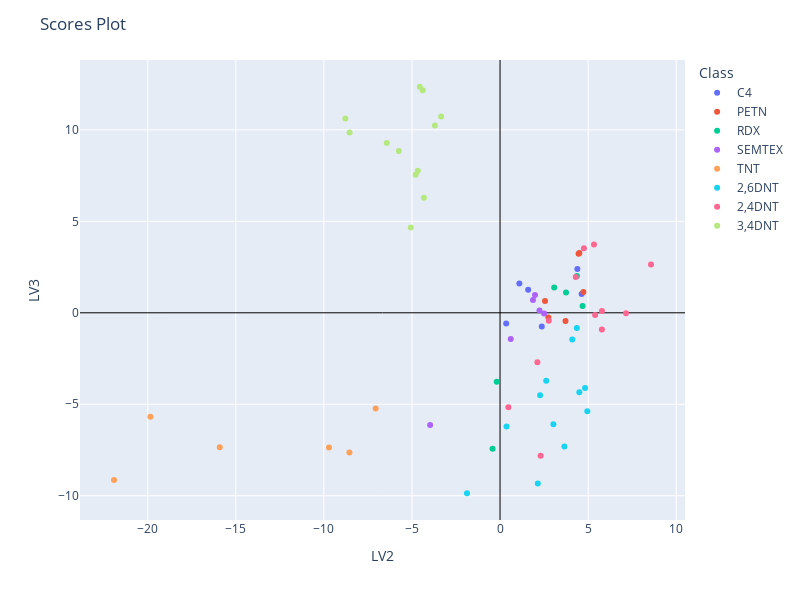

Notebook code for this chart:
### Code cell
import plotly.express as px
fig = px.scatter(scores, x="LV2", y="LV3", color="Class", hover_data=['Class'])
fig.update_xaxes(zeroline=True, zerolinewidth=1, zerolinecolor='Black')
fig.update_yaxes(zeroline=True, zerolinewidth=1, zerolinecolor='Black')
fig.update_layout(
    height=600,
    width=800,
    title_text='Scores Plot')
fig.show()

### Figure 1 — Plotly figure (JSON) as saved in the notebook; plotly's stock layout.template omitted (floating-point values rounded to 4 significant figures)
{"data": [{"customdata": [["C4"], ["C4"], ["C4"], ["C4"], ["C4"], ["C4"]], "hovertemplate": "Class=%{customdata[0]}<br>LV2=%{x}<br>LV3=%{y}<extra></extra>", "legendgroup": "C4", "marker": {"color": "#636efa", "symbol": "circle"}, "mode": "markers", "name": "C4", "orientation": "v", "showlegend": true, "type": "scatter", "x": [4.39, 1.097, 4.632, 0.3478, 2.369, 1.597], "xaxis": "x", "y": [2.397, 1.596, 1.034, -0.5873, -0.747, 1.255], "yaxis": "y"}, {"customdata": [["PETN"], ["PETN"], ["PETN"], ["PETN"], ["PETN"], ["PETN"]], "hovertemplate": "Class=%{customdata[0]}<br>LV2=%{x}<br>LV3=%{y}<extra></extra>", "legendgroup": "PETN", "marker": {"color": "#EF553B", "symbol": "circle"}, "mode": "markers", "name": "PETN", "orientation": "v", "showlegend": true, "type": "scatter", "x": [4.502, 4.732, 2.743, 4.459, 2.554, 3.715], "xaxis": "x", "y": [3.269, 1.139, -0.2509, 3.224, 0.6499, -0.4514], "yaxis": "y"}, {"customdata": [["RDX"], ["RDX"], ["RDX"], ["RDX"], ["RDX"], ["RDX"]], "hovertemplate": "Class=%{customdata[0]}<br>LV2=%{x}<br>LV3=%{y}<extra></extra>", "legendgroup": "RDX", "marker": {"color": "#00cc96", "symbol": "circle"}, "mode": "markers", "name": "RDX", "orientation": "v", "showlegend": true, "type": "scatter", "x": [-0.1887, -0.4256, 3.075, 3.746, 4.687, 4.365], "xaxis": "x", "y": [-3.771, -7.436, 1.383, 1.104, 0.3669, 2.008], "yaxis": "y"}, {"customdata": [["SEMTEX"], ["SEMTEX"], ["SEMTEX"], ["SEMTEX"], ["SEMTEX"], ["SEMTEX"]], "hovertemplate": "Class=%{customdata[0]}<br>LV2=%{x}<br>LV3=%{y}<extra></extra>", "legendgroup": "SEMTEX", "marker": {"color": "#ab63fa", "symbol": "circle"}, "mode": "markers", "name": "SEMTEX", "orientation": "v", "showlegend": true, "type": "scatter", "x": [2.24, 1.985, 1.87, 2.503, 0.6071, -3.97], "xaxis": "x", "y": [0.1239, 0.9742, 0.6961, -0.03913, -1.429, -6.128], "yaxis": "y"}, {"customdata": [["TNT"], ["TNT"], ["TNT"], ["TNT"], ["TNT"], ["TNT"]], "hovertemplate": "Class=%{customdata[0]}<br>LV2=%{x}<br>LV3=%{y}<extra></extra>", "legendgroup": "TNT", "marker": {"color": "#FFA15A", "symbol": "circle"}, "mode": "markers", "name": "TNT", "orientation": "v", "showlegend": true, "type": "scatter", "x": [-19.85, -9.711, -8.55, -7.062, -21.92, -15.91], "xaxis": "x", "y": [-5.684, -7.363, -7.63, -5.233, -9.136, -7.352], "yaxis": "y"}, {"customdata": [["2,6DNT"], ["2,6DNT"], ["2,6DNT"], ["2,6DNT"], ["2,6DNT"], ["2,6DNT"], ["2,6DNT"], ["2,6DNT"], ["2,6DNT"], ["2,6DNT"], ["2,6DNT"], ["2,6DNT"]], "hovertemplate": "Class=%{customdata[0]}<br>LV2=%{x}<br>LV3=%{y}<extra></extra>", "legendgroup": "2,6DNT", "marker": {"color": "#19d3f3", "symbol": "circle"}, "mode": "markers", "name": "2,6DNT", "orientation": "v", "showlegend": true, "type": "scatter", "x": [4.36, 3.653, 4.954, 2.273, 4.828, 2.144, 2.62, 4.101, 3.029, 4.501, 0.3692, -1.876], "xaxis": "x", "y": [-0.8258, -7.307, -5.378, -4.511, -4.113, -9.331, -3.708, -1.452, -6.089, -4.347, -6.213, -9.863], "yaxis": "y"}, {"customdata": [["2,4DNT"], ["2,4DNT"], ["2,4DNT"], ["2,4DNT"], ["2,4DNT"], ["2,4DNT"], ["2,4DNT"], ["2,4DNT"], ["2,4DNT"], ["2,4DNT"], ["2,4DNT"], ["2,4DNT"]], "hovertemplate": "Class=%{customdata[0]}<br>LV2=%{x}<br>LV3=%{y}<extra></extra>", "legendgroup": "2,4DNT", "marker": {"color": "#FF6692", "symbol": "circle"}, "mode": "markers", "name": "2,4DNT", "orientation": "v", "showlegend": true, "type": "scatter", "x": [2.766, 5.786, 5.333, 4.297, 4.762, 5.782, 7.15, 5.397, 8.57, 2.121, 0.4727, 2.304], "xaxis": "x", "y": [-0.4392, 0.1035, 3.74, 1.957, 3.525, -0.9122, -0.03002, -0.1237, 2.642, -2.696, -5.16, -7.813], "yaxis": "y"}, {"customdata": [["3,4DNT"], ["3,4DNT"], ["3,4DNT"], ["3,4DNT"], ["3,4DNT"], ["3,4DNT"], ["3,4DNT"], ["3,4DNT"], ["3,4DNT"], ["3,4DNT"], ["3,4DNT"], ["3,4DNT"]], "hovertemplate": "Class=%{customdata[0]}<br>LV2=%{x}<br>LV3=%{y}<extra></extra>", "legendgroup": "3,4DNT", "marker": {"color": "#B6E880", "symbol": "circle"}, "mode": "markers", "name": "3,4DNT", "orientation": "v", "showlegend": true, "type": "scatter", "x": [-5.067, -8.541, -4.791, -4.668, -8.782, -4.387, -4.556, -3.697, -3.344, -6.43, -5.744, -4.322], "xaxis": "x", "y": [4.66, 9.85, 7.544, 7.765, 10.63, 12.17, 12.36, 10.23, 10.73, 9.282, 8.85, 6.296], "yaxis": "y"}], "layout": {"height": 600, "legend": {"title": {"text": "Class"}, "tracegroupgap": 0}, "margin": {"t": 60}, "title": {"text": "Scores Plot"}, "width": 800, "xaxis": {"anchor": "y", "domain": [0, 1], "title": {"text": "LV2"}, "zeroline": true, "zerolinecolor": "Black", "zerolinewidth": 1}, "yaxis": {"anchor": "x", "domain": [0, 1], "title": {"text": "LV3"}, "zeroline": true, "zerolinecolor": "Black", "zerolinewidth": 1}}}
